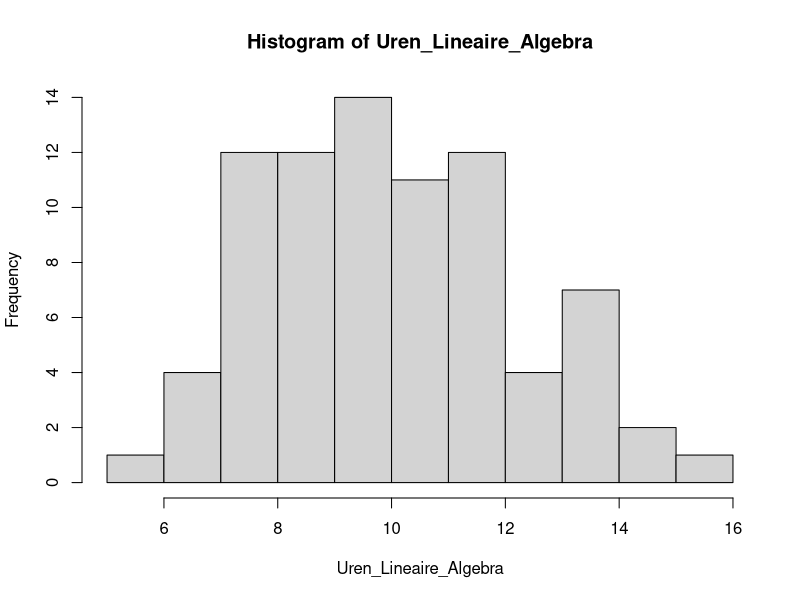
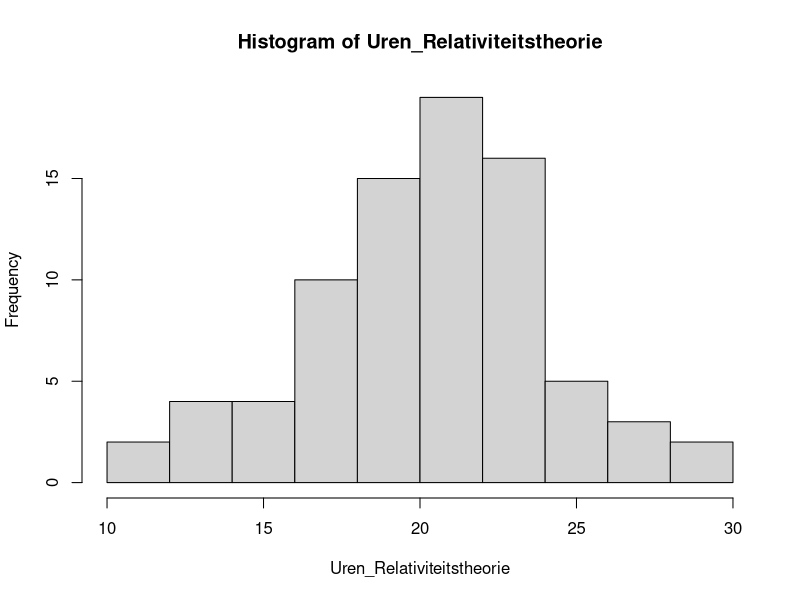
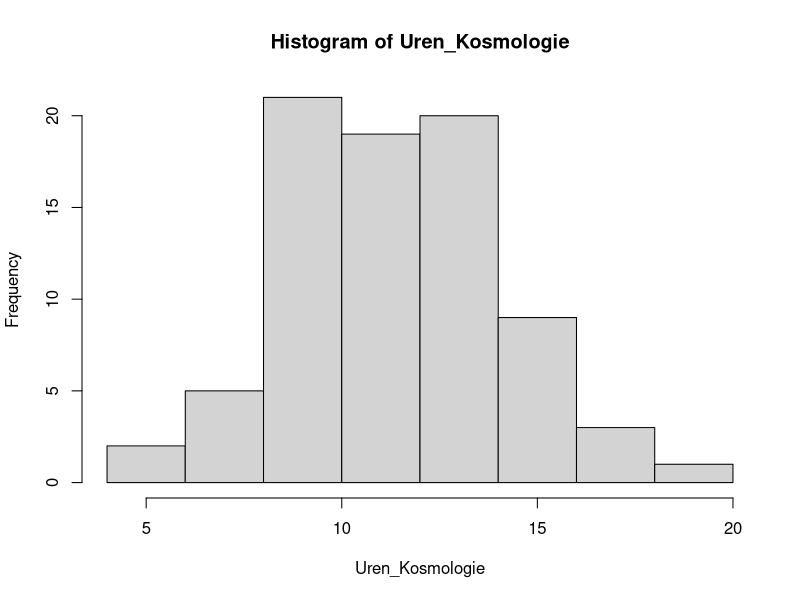

The R script that drew these images, in order:

## +++++++++++++++++++++++++++++++++++++++++++++++++++++++++++++++++++++++++++++
## 04.R ####
## +++++++++++++++++++++++++++++++++++++++++++++++++++++++++++++++++++++++++++++
## R code voor Student Analytics Vrije Universiteit Amsterdam
## Copyright 2020 VU
## Web Page: http://www.vu.nl
## Contact: Theo Bakker (t.c.bakker@vu.nl)
## Verspreiding buiten de VU: Ja
##
## Doel: Doel
##
## Afhankelijkheden: Afhankelijkheid
##
## Datasets: Datasets
##
## Opmerkingen:
## 1) Geen.
## 2) ___
##
## ++++++++++++++++++++++++++++++++++++++++++++++++++++++++++++++++++++++++++++
## TODO:
## 1) ___.
##
## ++++++++++++++++++++++++++++++++++++++++++++++++++++++++++++++++++++++++++++
## Geschiedenis:
## 29-06-2020: EG: Aanmaak bestand
## ++++++++++++++++++++++++++++++++++++++++++++++++++++++++++++++++++++++++++++

# De opleidingsdirecteur van de bachelor Technische Natuurkunde hoort vanuit de 
# opleidingscommissie dat de eerstejaarsstudenten de studielast van de eerste 
# onderwijsperiode als erg hoog ervaren. Om te onderzoeken hoe deze ervaren 
# studielast verminderd kan worden, wil hij onderzoeken hoeveel tijd deze 
# studenten per week besteden aan hun vakken. Uit vakevaluaties verzamelt hij 
# gegevens van het aantal uur per week dat eerstejaars studenten besteden aan 
# de vakken in periode 1: lineaire algebra, relativiteitstheorie en kosmologie. 
# Op deze manier kan hij onderzoeken of er verschillen in de tijdsbesteding aan 
# de verschillende vakken zijn en om te bepalen van welke vakken de studielast 
# aangepast moeten worden.


# Dataset heeft drie kolommen: Studentnummer, Vak en Aantal uren per week. We
# nemen 80 eerstejaars studenten

# set seed
set.seed(12345, 
         kind = "Mersenne-Twister", 
         normal.kind = "Inversion",
         sample.kind = "Rejection")

# Simuleer studentnummers
Studentnummers_opties <- c(4000000:4500000)
Studentnummer_uniek <- sample(Studentnummers_opties, 80)
Studentnummer <- rep(Studentnummer_uniek, times = 3)
Studentnummer <- as.factor(Studentnummer)
# Maak vakken
Vak <- rep(c("Lineaire Algebra", "Relativiteitstheorie", "Kosmologie"), 
           each = 80)

# Simuleer aantal uur studeren per vak
Uren_Lineaire_Algebra <- round(rnorm(80, 10, 2), 1)
hist(Uren_Lineaire_Algebra)

Uren_Relativiteitstheorie <- round(rnorm(80, 20, 4), 1)
hist(Uren_Relativiteitstheorie)

Uren_Kosmologie <- round(rnorm(80, 11, 3), 1)
hist(Uren_Kosmologie)

Studieuren <- c(Uren_Lineaire_Algebra, Uren_Relativiteitstheorie, 
                Uren_Kosmologie)

# Maak dataset
Studieuren_technische_natuurkunde <- cbind.data.frame(Studentnummer, Vak, Studieuren)

# Sorteer data
Studieuren_technische_natuurkunde <- Studieuren_technische_natuurkunde[order(Studieuren_technische_natuurkunde$Studentnummer),]

rm(
  Studentnummers_opties, 
Studentnummer_uniek, 
Studentnummer, 
Vak, 
Uren_Lineaire_Algebra, 
Uren_Relativiteitstheorie, 
Uren_Kosmologie, 
Studieuren
)

## Sla de datasets op
#write.csv(Studieuren_technische_natuurkunde,
#          file = "05. Datasets/04_Studieuren_technische_natuurkunde.csv")
